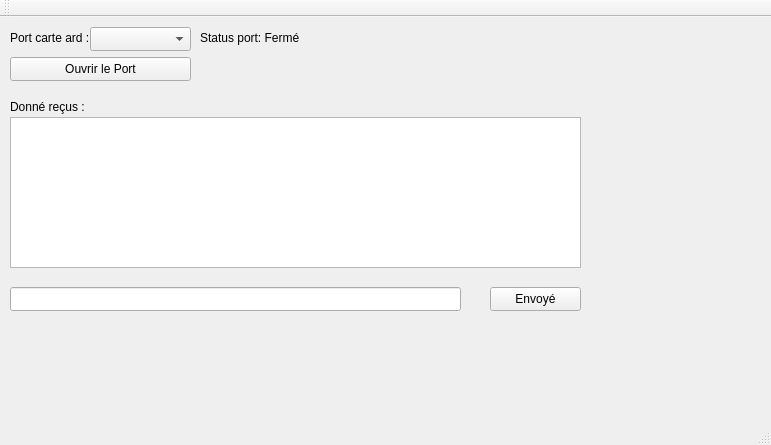
<?xml version="1.0" encoding="UTF-8"?>
<ui version="4.0">
 <class>Tp1_Sondeur_marinClass</class>
 <widget class="QMainWindow" name="Tp1_Sondeur_marinClass">
  <property name="geometry">
   <rect>
    <x>0</x>
    <y>0</y>
    <width>771</width>
    <height>445</height>
   </rect>
  </property>
  <property name="windowTitle">
   <string>Tp1_Sondeur_marin</string>
  </property>
  <widget class="QWidget" name="centralWidget">
   <widget class="QLabel" name="labelServer">
    <property name="geometry">
     <rect>
      <x>430</x>
      <y>40</y>
      <width>151</width>
      <height>21</height>
     </rect>
    </property>
    <property name="text">
     <string/>
    </property>
   </widget>
   <widget class="QLabel" name="InfoConnection2">
    <property name="geometry">
     <rect>
      <x>430</x>
      <y>10</y>
      <width>151</width>
      <height>21</height>
     </rect>
    </property>
    <property name="text">
     <string/>
    </property>
   </widget>
   <widget class="QPushButton" name="pushButton_port">
    <property name="geometry">
     <rect>
      <x>10</x>
      <y>40</y>
      <width>181</width>
      <height>24</height>
     </rect>
    </property>
    <property name="text">
     <string>Ouvrir le Port</string>
    </property>
   </widget>
   <widget class="QLabel" name="label_status">
    <property name="geometry">
     <rect>
      <x>200</x>
      <y>10</y>
      <width>141</width>
      <height>21</height>
     </rect>
    </property>
    <property name="text">
     <string>Status port: Fermé</string>
    </property>
   </widget>
   <widget class="QComboBox" name="comboBox_port">
    <property name="geometry">
     <rect>
      <x>90</x>
      <y>10</y>
      <width>101</width>
      <height>24</height>
     </rect>
    </property>
   </widget>
   <widget class="QLineEdit" name="lineEdit_envoi">
    <property name="geometry">
     <rect>
      <x>10</x>
      <y>270</y>
      <width>451</width>
      <height>24</height>
     </rect>
    </property>
   </widget>
   <widget class="QPushButton" name="pushButton_envoyer">
    <property name="geometry">
     <rect>
      <x>490</x>
      <y>270</y>
      <width>91</width>
      <height>24</height>
     </rect>
    </property>
    <property name="text">
     <string>Envoyé</string>
    </property>
   </widget>
   <widget class="QTextEdit" name="textEdit_donnees">
    <property name="geometry">
     <rect>
      <x>10</x>
      <y>100</y>
      <width>571</width>
      <height>151</height>
     </rect>
    </property>
   </widget>
   <widget class="QLabel" name="label_2">
    <property name="geometry">
     <rect>
      <x>10</x>
      <y>80</y>
      <width>91</width>
      <height>20</height>
     </rect>
    </property>
    <property name="text">
     <string>Donné reçus : </string>
    </property>
   </widget>
   <widget class="QLabel" name="label">
    <property name="geometry">
     <rect>
      <x>10</x>
      <y>10</y>
      <width>81</width>
      <height>21</height>
     </rect>
    </property>
    <property name="text">
     <string>Port carte ard :</string>
    </property>
   </widget>
  </widget>
  <widget class="QMenuBar" name="menuBar">
   <property name="geometry">
    <rect>
     <x>0</x>
     <y>0</y>
     <width>771</width>
     <height>21</height>
    </rect>
   </property>
  </widget>
  <widget class="QToolBar" name="mainToolBar">
   <attribute name="toolBarArea">
    <enum>TopToolBarArea</enum>
   </attribute>
   <attribute name="toolBarBreak">
    <bool>false</bool>
   </attribute>
  </widget>
  <widget class="QStatusBar" name="statusBar"/>
 </widget>
 <layoutdefault spacing="6" margin="11"/>
 <resources>
  <include location="Tp1_Sondeur_marin.qrc"/>
 </resources>
 <connections>
  <connection>
   <sender>pushButton_port</sender>
   <signal>clicked()</signal>
   <receiver>Tp1_Sondeur_marinClass</receiver>
   <slot>onOpenPortButtonClicked()</slot>
   <hints>
    <hint type="sourcelabel">
     <x>350</x>
     <y>259</y>
    </hint>
    <hint type="destinationlabel">
     <x>385</x>
     <y>222</y>
    </hint>
   </hints>
  </connection>
  <connection>
   <sender>pushButton_envoyer</sender>
   <signal>clicked()</signal>
   <receiver>Tp1_Sondeur_marinClass</receiver>
   <slot>onSendMessageButtonClicked()</slot>
   <hints>
    <hint type="sourcelabel">
     <x>785</x>
     <y>489</y>
    </hint>
    <hint type="destinationlabel">
     <x>385</x>
     <y>222</y>
    </hint>
   </hints>
  </connection>
 </connections>
 <slots>
  <slot>onOpenPortButtonClicked()</slot>
  <slot>onSendMessageButtonClicked()</slot>
  <slot>onSerialPortReadyRead()</slot>
 </slots>
</ui>
